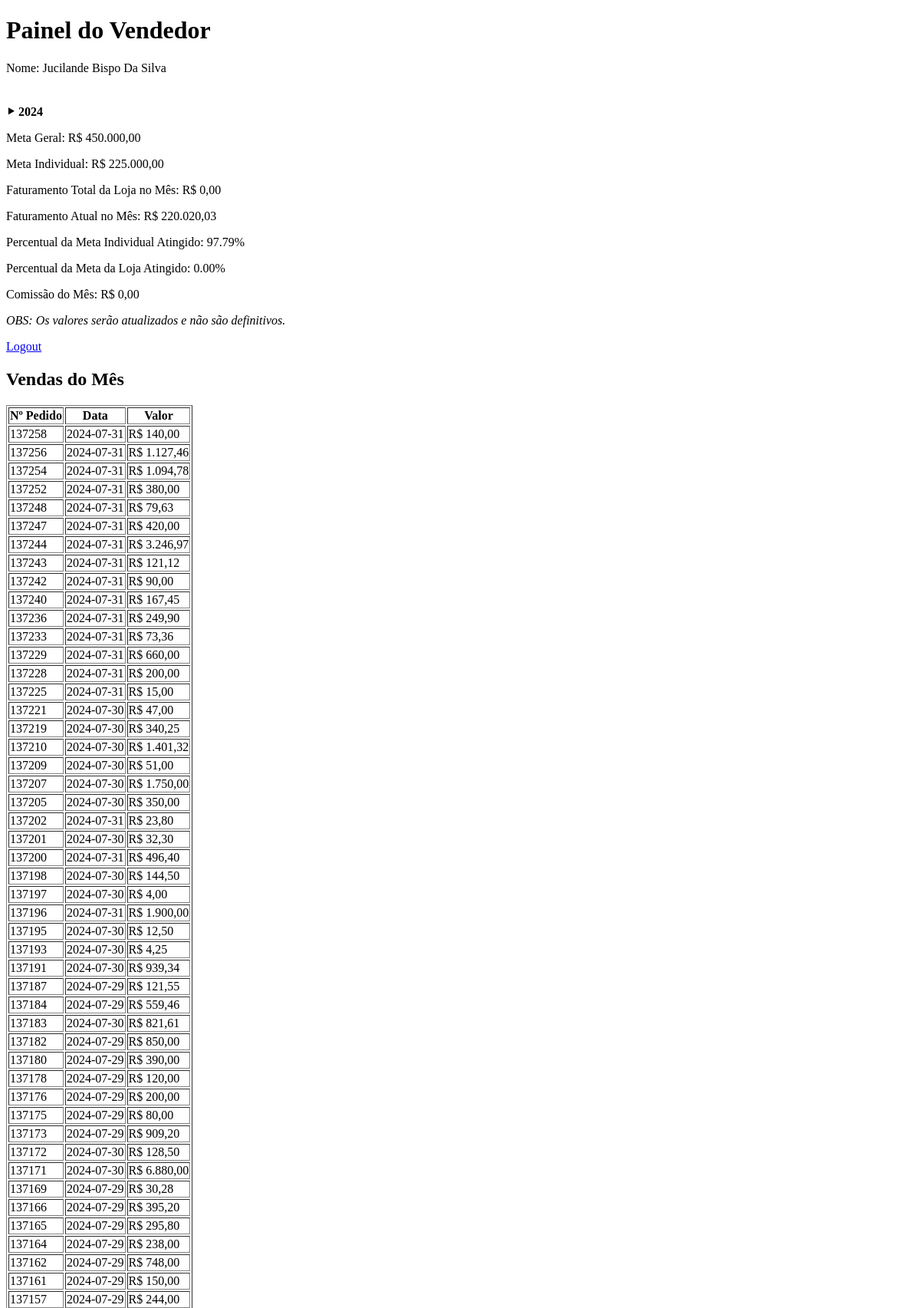
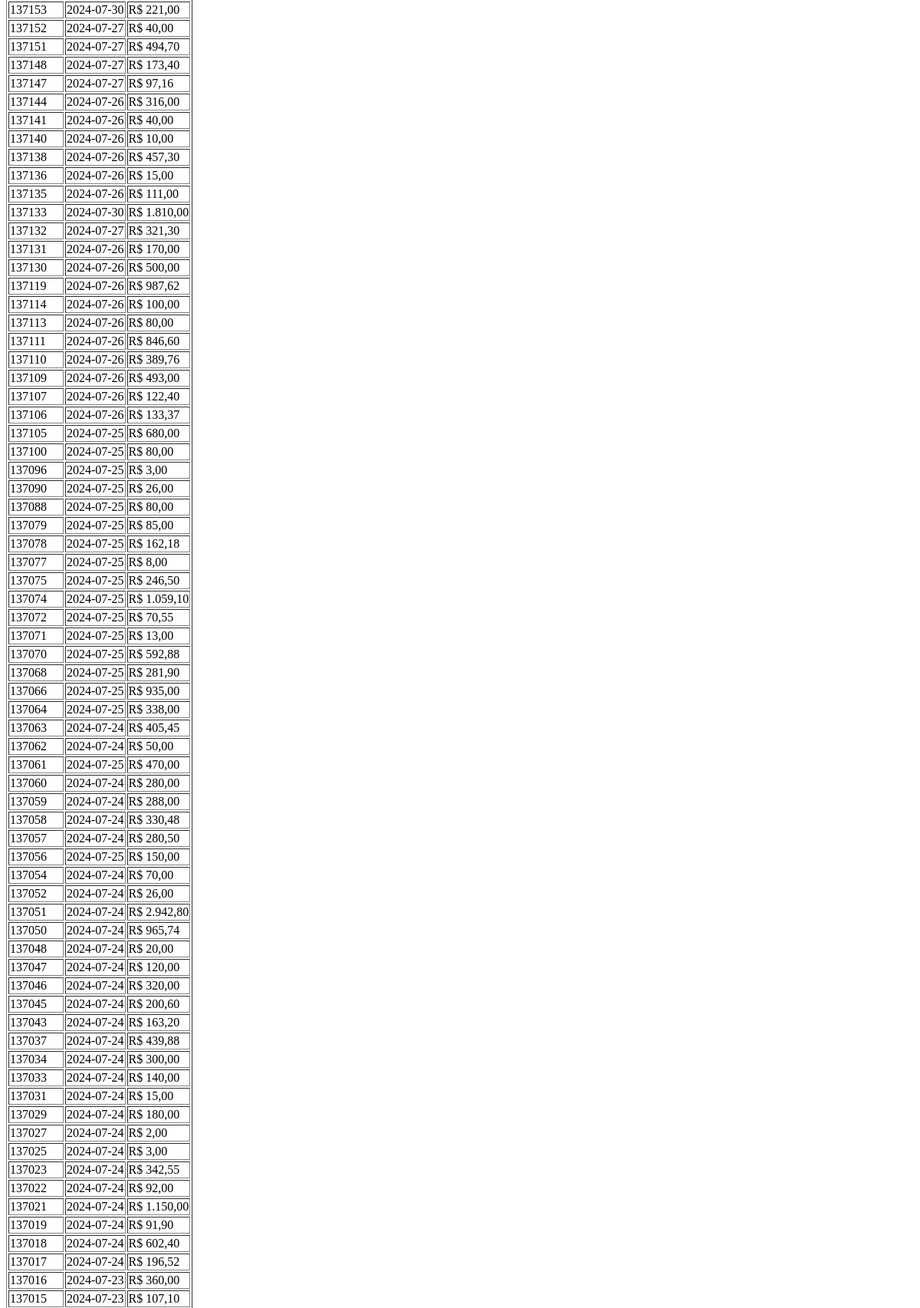
/dashboard/2024/7 (signed in, upper part), run on the app's committed database (2 pictures, top to bottom).
### tables this page shows
CREATE TABLE Users (
        id INTEGER PRIMARY KEY AUTOINCREMENT,
        username TEXT NOT NULL,
        password TEXT NOT NULL,
        name TEXT NOT NULL,  -- Nome completo do usuário
        role TEXT NOT NULL  -- 'seller' ou 'master'
    , branch TEXT DEFAULT 'Loja', active INTEGER DEFAULT 1 NOT NULL);

CREATE TABLE "GeneralGoals" (
    id INTEGER PRIMARY KEY AUTOINCREMENT,
    goal REAL NOT NULL
, year INTEGER, month INTEGER);

CREATE TABLE "IndividualGoals" (
    id INTEGER PRIMARY KEY AUTOINCREMENT,
    user_id INTEGER NOT NULL,
    goal REAL NOT NULL
, year INTEGER, month INTEGER);

### modules/dashboards/__init__.py (the view, shortened to what this page needs)
@dashboards_bp.route('/dashboard', defaults={'seller_id': None, 'year': None, 'month': None})
@dashboards_bp.route('/dashboard/<int:seller_id>', defaults={'year': None, 'month': None})
@dashboards_bp.route('/dashboard/<int:year>/<int:month>', defaults={'seller_id': None})
@dashboards_bp.route('/dashboard/<int:seller_id>/<int:year>/<int:month>')
def dashboard(seller_id, year, month):
    if 'user_id' not in session:
        return redirect(url_for('users.login'))
    user_id = session['user_id']
    user_role = session['role']
    conn = get_db_connection()
    cursor = conn.cursor()
    if user_role == 'seller' or (user_role == 'master' and seller_id is None):
        seller_id = user_id
    cursor.execute('SELECT name, branch, active FROM Users WHERE id = ?', (seller_id,))
    user_info = cursor.fetchone()
    if not user_info or user_info['active'] == 0:
        flash('Usuário inativo ou não encontrado.', 'error')
        return redirect(url_for('dashboards.dashboard'))
    user_name = user_info['name']
    user_branch = user_info['branch'],
    if not year and not month:
        year = datetime.now().year
        month = datetime.now().month
    str_year = str(year)
    str_month = str(month).zfill(2)  # zFill para preencher com 0 a esquerda
    cursor.execute('''
        SELECT SUM(amount) AS total_seller_sales
        FROM Sales
        WHERE user_id = ?
        AND strftime('%Y', date) = ?
        AND strftime('%m', date) = ?
    ''', (seller_id, str_year, str_month))
    total_seller_sales_row = cursor.fetchone()
    total_seller_sales = total_seller_sales_row['total_seller_sales'] if total_seller_sales_row and total_seller_sales_row['total_seller_sales'] else 0
    cursor.execute('''SELECT goal FROM IndividualGoals
                   WHERE user_id = ?
                   AND year = ?
                   AND month = ?
                   ''', (seller_id, str_year, str_month))
    individual_goal_row = cursor.fetchone()
    individual_goal = individual_goal_row['goal'] if individual_goal_row else 0
    cursor.execute('''
        SELECT SUM(amount) AS total_branch_sales
        FROM Sales
        WHERE user_id IN (SELECT id FROM Users WHERE branch = ?)
        AND strftime('%Y', date) = ?
        AND strftime('%m', date) = ?
        ''', (seller_id, str_year, str_month))
    total_branch_sales_row = cursor.fetchone()
    total_branch_sales = total_branch_sales_row['total_branch_sales'] if total_branch_sales_row and total_branch_sales_row['total_branch_sales'] else 0
    cursor.execute('SELECT goal FROM GeneralGoals WHERE year = ? AND month = ? ORDER BY id DESC LIMIT 1',
                   (str_year, str_month))
    general_goal_row = cursor.fetchone()
    general_goal = float(general_goal_row['goal']) if general_goal_row else 0
    cursor.execute('''
        SELECT date, amount, order_number, id
        FROM Sales
        WHERE user_id = ?
        AND strftime('%Y', date) = ?
        AND strftime('%m', date) = ?
        ORDER BY order_number DESC
        ''', (seller_id, str_year, str_month))
    vendas = cursor.fetchall()
    individual_percentage = (total_seller_sales / individual_goal) * 100 if individual_goal else 0
    branch_percentage = (total_branch_sales / general_goal) * 100 if general_goal else 0
    commission_rate = bonus_rate = 0
    commission = total_seller_sales * commission_rate
    bonus = total_seller_sales * bonus_rate
    extra_total = commission + bonus
    if user_role == 'seller' or (user_role == 'master' and seller_id != user_id):
        cursor.execute('''
            SELECT DISTINCT strftime('%Y', date) AS year, strftime('%m', date) AS month
            FROM Sales
            WHERE user_id = ? OR ? IS NULL
            ORDER BY year DESC, month DESC
        ''', (seller_id, seller_id))
        available_dates = cursor.fetchall()
        conn.close()
        return render_template('seller_dashboard.html',
                               total_seller_sales=total_seller_sales,
                               total_branch_sales=total_branch_sales,
                               individual_percentage=individual_percentage,
                               branch_percentage=branch_percentage,
                               seller_id=seller_id,
                               user_name=user_name,
                               general_goal=general_goal,
                               vendas=vendas,
                               individual_goal=individual_goal,
                               commission=commission,
                               bonus=bonus,
                               extra_total=extra_total,
                               user_branch=user_branch,
                               user_role=user_role,
                               year=year,
                               month=month,
                               available_dates=available_dates)

### modules/db.py (called while the page is built)
def get_db_connection():
    conn = sqlite3.connect('sales_tracking.db')
    conn.row_factory = sqlite3.Row
    return conn

### utils/text_utils.py (called while the page is built)
def format_currency(value):
    return f'R$ {value:,.2f}'.replace(',', 'X').replace('.', ',').replace('X', '.')

def format_percentage(value):
    return f'{value:,.2f}%'.replace(',', 'X').replace('X', '.')

def month_name(month_number):
    months = {
        1: "Janeiro", 2: "Fevereiro", 3: "Março", 4: "Abril", 5: "Maio", 6: "Junho",
        7: "Julho", 8: "Agosto", 9: "Setembro", 10: "Outubro", 11: "Novembro", 12: "Dezembro"
    }
    return months.get(month_number, "")

### templates/seller_dashboard.html (shortened to what this page needs)
{% extends "base.html" %}
{% block content %}
<h1>Painel do Vendedor</h1>
<p>Nome: {{user_name}}</p>
<br>
<div>
    {% set years = available_dates | map(attribute='year') | unique %}
    {% for y in years %}
    <div>
        <div class="year" onclick="toggleMonths('{{ y }}')">
            <p>
                 {{ y }}
            </p>
        </div>
    </div>
    {% endfor %}
</div>
<p>Meta Geral: {{ general_goal | float | currency }}</p>
<p>Meta Individual: {{ individual_goal | float | currency }}</p>
<p>Faturamento Total da {{ user_branch[0] }} no Mês: {{ total_branch_sales | float | currency }}</p>
<p>Faturamento Atual no Mês: {{ total_seller_sales | float | currency }}</p>
<p>Percentual da Meta Individual Atingido: {{ individual_percentage | float | percentage}}</p>
<p>Percentual da Meta da {{ user_branch[0] }} Atingido: {{ branch_percentage | float | percentage}}</p>
<p>Comissão do Mês: {{ commission | float | currency }}</p>
<p><em>OBS: Os valores serão atualizados e não são definitivos.</em></p>
{% if user_role == 'master' %}
<a href="{{ url_for('dashboards.dashboard') }}">Voltar</a>
{% elif user_role == 'seller' %}
<a href="{{ url_for('users.logout') }}">Logout</a>
{% endif %}
<h2>Vendas do Mês</h2>
<table border="1">
    <tr>
        <th>Nº Pedido</th>
        <th>Data</th>
        <th>Valor</th>
    </tr>
    {% for venda in vendas %}
    <tr>
        <td>{{ venda['order_number']  | float | int }}</td>
        <td>{{ venda['date'] }}</td>
        <td>{{ venda['amount'] | float | currency }}</td>
    </tr>
    {% endfor %}
</table>
{% endblock %}

### templates/base.html (shortened to what this page needs)
<!DOCTYPE html>
<html lang="pt-br">
<head>
</head>
<body>
    {% block content %}{% endblock %}
</body>
</html>

### templates/seller_dashboard.html (style rules this page uses)
.year p { cursor: pointer; font-weight: bold; margin: 5px 0; max-width: fit-content; }

### data on the page
Users: name "Jucilande Bispo Da Silva", branch "Loja"
GeneralGoals: goal "R$ 450.000,00"
IndividualGoals: goal "R$ 225.000,00"

### other printed values
{{ y }} "2024"
{{ total_branch_sales | float | currency }} "R$ 0,00"
{{ total_seller_sales | float | currency }} "R$ 220.020,03"
{{ individual_percentage | float | percentage }} "97.79%"
{{ branch_percentage | float | percentage }} "0.00%"
{{ commission | float | currency }} "R$ 0,00"
{{ venda['order_number']  | float | int }} "137258" "137256" "137254" "137252" "137248" "137247" "137244" "137243" "137242" "137240" "137236" "137233" "137229" "137228" "137225" "137221" "137219" "137210" "137209" "137207" "137205" "137202" "137201" "137200" "137198" "137197" "137196" "137195" "137193" "137191" "137187" "137184" "137183" "137182" "137180" "137178" "137176" "137175" "137173" "137172" "137171" "137169" "137166" "137165" "137164" "137162" "137161" "137157" "137153" "137152" "137151" "137148" "137147" "137144" "137141" "137140" "137138" "137136" "137135" "137133" "137132" "137131" "137130" "137119" "137114" "137113" "137111" "137110" "137109" "137107" "137106" "137105" "137100" "137096" "137090" "137088" "137079" "137078" "137077" "137075" "137074" "137072" "137071" "137070" "137068" "137066" "137064" "137063" "137062" "137061" "137060" "137059" "137058" "137057" "137056" "137054" "137052" "137051" "137050" "137048" "137047" "137046" "137045" "137043" "137037" "137034" "137033" "137031" "137029" "137027" "137025" "137023" "137022" "137021" "137019" "137018" "137017" "137016" "137015"
{{ venda['date'] }} "2024-07-31" "2024-07-31" "2024-07-31" "2024-07-31" "2024-07-31" "2024-07-31" "2024-07-31" "2024-07-31" "2024-07-31" "2024-07-31" "2024-07-31" "2024-07-31" "2024-07-31" "2024-07-31" "2024-07-31" "2024-07-30" "2024-07-30" "2024-07-30" "2024-07-30" "2024-07-30" "2024-07-30" "2024-07-31" "2024-07-30" "2024-07-31" "2024-07-30" "2024-07-30" "2024-07-31" "2024-07-30" "2024-07-30" "2024-07-30" "2024-07-29" "2024-07-29" "2024-07-30" "2024-07-29" "2024-07-29" "2024-07-29" "2024-07-29" "2024-07-29" "2024-07-29" "2024-07-30" "2024-07-30" "2024-07-29" "2024-07-29" "2024-07-29" "2024-07-29" "2024-07-29" "2024-07-29" "2024-07-29" "2024-07-30" "2024-07-27" "2024-07-27" "2024-07-27" "2024-07-27" "2024-07-26" "2024-07-26" "2024-07-26" "2024-07-26" "2024-07-26" "2024-07-26" "2024-07-30" "2024-07-27" "2024-07-26" "2024-07-26" "2024-07-26" "2024-07-26" "2024-07-26" "2024-07-26" "2024-07-26" "2024-07-26" "2024-07-26" "2024-07-26" "2024-07-25" "2024-07-25" "2024-07-25" "2024-07-25" "2024-07-25" "2024-07-25" "2024-07-25" "2024-07-25" "2024-07-25" "2024-07-25" "2024-07-25" "2024-07-25" "2024-07-25" "2024-07-25" "2024-07-25" "2024-07-25" "2024-07-24" "2024-07-24" "2024-07-25" "2024-07-24" "2024-07-24" "2024-07-24" "2024-07-24" "2024-07-25" "2024-07-24" "2024-07-24" "2024-07-24" "2024-07-24" "2024-07-24" "2024-07-24" "2024-07-24" "2024-07-24" "2024-07-24" "2024-07-24" "2024-07-24" "2024-07-24" "2024-07-24" "2024-07-24" "2024-07-24" "2024-07-24" "2024-07-24" "2024-07-24" "2024-07-24" "2024-07-24" "2024-07-24" "2024-07-24" "2024-07-23" "2024-07-23"
{{ venda['amount'] | float | currency }} "R$ 140,00" "R$ 1.127,46" "R$ 1.094,78" "R$ 380,00" "R$ 79,63" "R$ 420,00" "R$ 3.246,97" "R$ 121,12" "R$ 90,00" "R$ 167,45" "R$ 249,90" "R$ 73,36" "R$ 660,00" "R$ 200,00" "R$ 15,00" "R$ 47,00" "R$ 340,25" "R$ 1.401,32" "R$ 51,00" "R$ 1.750,00" "R$ 350,00" "R$ 23,80" "R$ 32,30" "R$ 496,40" "R$ 144,50" "R$ 4,00" "R$ 1.900,00" "R$ 12,50" "R$ 4,25" "R$ 939,34" "R$ 121,55" "R$ 559,46" "R$ 821,61" "R$ 850,00" "R$ 390,00" "R$ 120,00" "R$ 200,00" "R$ 80,00" "R$ 909,20" "R$ 128,50" "R$ 6.880,00" "R$ 30,28" "R$ 395,20" "R$ 295,80" "R$ 238,00" "R$ 748,00" "R$ 150,00" "R$ 244,00" "R$ 221,00" "R$ 40,00" "R$ 494,70" "R$ 173,40" "R$ 97,16" "R$ 316,00" "R$ 40,00" "R$ 10,00" "R$ 457,30" "R$ 15,00" "R$ 111,00" "R$ 1.810,00" "R$ 321,30" "R$ 170,00" "R$ 500,00" "R$ 987,62" "R$ 100,00" "R$ 80,00" "R$ 846,60" "R$ 389,76" "R$ 493,00" "R$ 122,40" "R$ 133,37" "R$ 680,00" "R$ 80,00" "R$ 3,00" "R$ 26,00" "R$ 80,00" "R$ 85,00" "R$ 162,18" "R$ 8,00" "R$ 246,50" "R$ 1.059,10" "R$ 70,55" "R$ 13,00" "R$ 592,88" "R$ 281,90" "R$ 935,00" "R$ 338,00" "R$ 405,45" "R$ 50,00" "R$ 470,00" "R$ 280,00" "R$ 288,00" "R$ 330,48" "R$ 280,50" "R$ 150,00" "R$ 70,00" "R$ 26,00" "R$ 2.942,80" "R$ 965,74" "R$ 20,00" "R$ 120,00" "R$ 320,00" "R$ 200,60" "R$ 163,20" "R$ 439,88" "R$ 300,00" "R$ 140,00" "R$ 15,00" "R$ 180,00" "R$ 2,00" "R$ 3,00" "R$ 342,55" "R$ 92,00" "R$ 1.150,00" "R$ 91,90" "R$ 602,40" "R$ 196,52" "R$ 360,00" "R$ 107,10"
